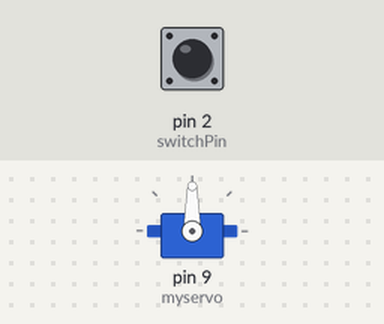
Simulated run of this sketch. Board: Arduino Uno, built with avr-gcc and run on an emulated ATmega328P. Parts: servo. Inputs (shaded band) come from the test bench; at power-on: pin 2 (switchPin) LOW.

Above: at 1.2 s.
1.3 s: pin 2 (switchPin) pulled HIGH for 3.2 s
At 6.0 s:
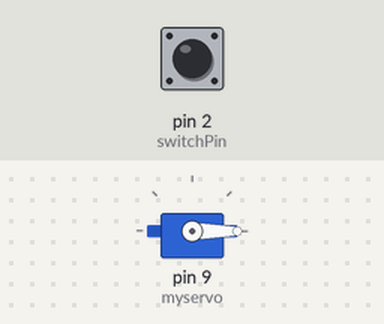
Timing chart, 0 to 7.5 s (numbered marks = the images above; inputs shaded):
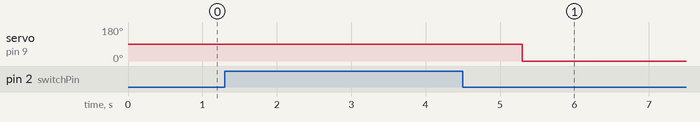

The sketch:

servo_project_3.ino
```cpp
#include <Servo.h>

Servo myservo;
const int switchPin = 2;

void setup() {
  myservo.attach(9);
  pinMode(switchPin, INPUT);
}

void loop() {
  if (digitalRead(switchPin) == HIGH) {
    myservo.write(90); // 轉動伺服馬達
    delay(1000); // 等待 1 秒
    myservo.write(0); // 恢復伺服馬達位置
  }
}
```

Measured:
- after the input at 1.3 s, servo on pin 9 (myservo): 90° → 0° after 4.0 s
